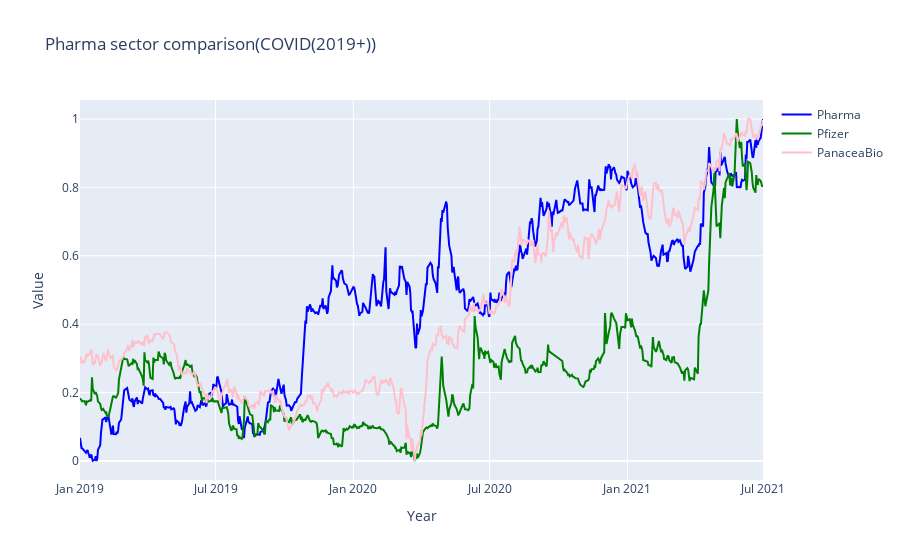

This figure's notebook cell:
### Markdown cell above
## Trend during Covid (2019+) for PHARMA SECTOR ( COMPARIZON OF companies with benchmark)

### Code cell
norm1 = normalize(pfizer_df[pfizer_df['Date']>='2019-01-01'])
norm2 = normalize(panaceaBio_df[panaceaBio_df['Date']>='2019-01-01'])
norm3 = normalize(niftyPharma_covid)

fig = go.Figure()
        

fig.add_trace(go.Scatter(
         y=norm1['Close'],
         x=norm1['Date'],
        name='Pharma',
        line=dict(color='blue'),
    opacity=1))        

fig.add_trace(go.Scatter(
         x=norm2['Date'],
         y=norm2['Close'],
        name='Pfizer',
        line=dict(color='green'),
    opacity=1))

fig.add_trace(go.Scatter(
         x=norm3['Date'],
         y=norm3['Close'],
        name='PanaceaBio',
        line=dict(color='pink'),
    opacity=1))
    
fig.update_layout(title_text="Pharma sector comparison(COVID(2019+))", xaxis_title = 'Year', yaxis_title='Value')

fig.show()

### Figure 1 — Plotly figure (JSON) as saved in the notebook; plotly's stock layout.template omitted (floating-point values rounded to 4 significant figures; data arrays with more than 128 entries replaced by an {"elided": "..."} marker saying what was removed)
{"data": [{"line": {"color": "blue"}, "name": "Pharma", "opacity": 1, "type": "scatter", "x": {"elided": "620 str values"}, "y": {"elided": "620 float values"}}, {"line": {"color": "green"}, "name": "Pfizer", "opacity": 1, "type": "scatter", "x": {"elided": "610 str values"}, "y": {"elided": "610 float values"}}, {"line": {"color": "pink"}, "name": "PanaceaBio", "opacity": 1, "type": "scatter", "x": {"elided": "620 str values"}, "y": {"elided": "620 float values"}}], "layout": {"title": {"text": "Pharma sector comparison(COVID(2019+))"}, "xaxis": {"title": {"text": "Year"}}, "yaxis": {"title": {"text": "Value"}}}}
